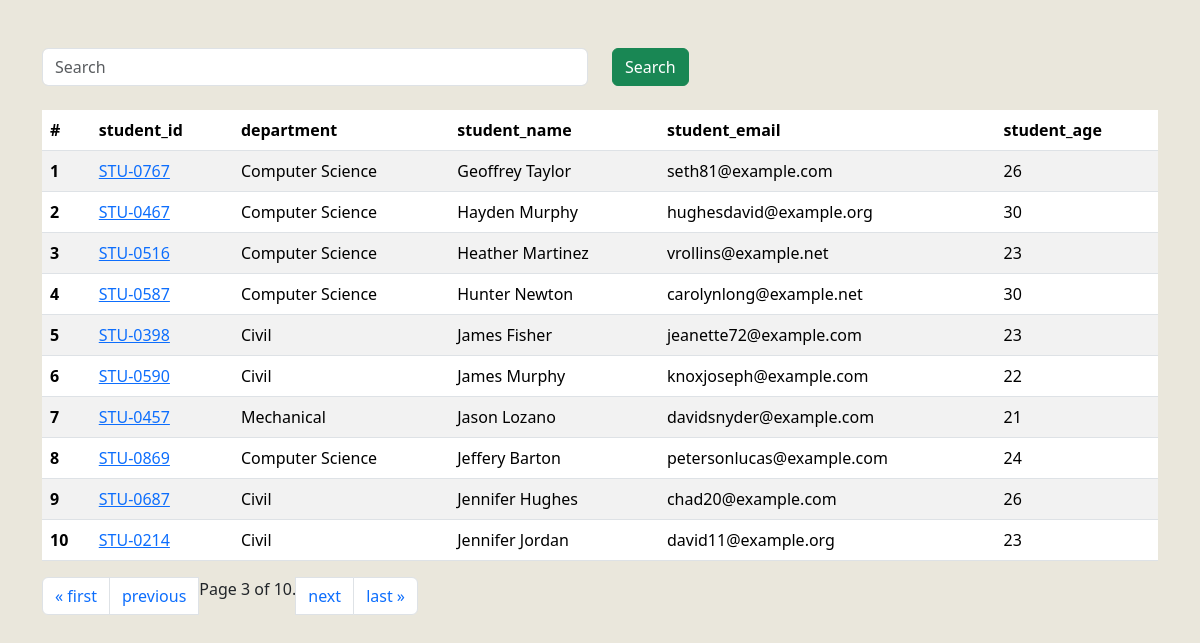
Screenshot of /students/?page=3 with the database file from the repository.
### home/models.py (models this page shows, shortened)
class Student(models.Model):
    department = models.ForeignKey(Department , related_name="depart" ,on_delete = models.CASCADE )
    student_id = models.OneToOneField(StudentID , related_name = "studentid" , on_delete = models.CASCADE)
    student_name = models.CharField(max_length = 100)
    student_email = models.EmailField(unique = True)
    student_age = models.IntegerField(default = 18)
    student_address = models.TextField()
    is_deleted = models.BooleanField(default=False)
    objects = StudentManager()
    admin_objects = models.Manager()
    def __str__(self) -> str:
        return self.student_name
    class Meta:
        ordering = ['student_name']
        verbose_name = "student"

class StudentID(models.Model):
    student_id = models.CharField(max_length=100)
    def __str__(self) -> str:
        return self.student_id

class Department(models.Model):
    department  = models.CharField(max_length=100)
    class Meta:
        ordering = ['department']

### home/views.py (the view, shortened to what this page needs)
# urls.py: path('students/', get_students, name="get_students"),
def get_students(request):
    queryset = Student.objects.all()
    paginator = Paginator(queryset, 10)  # Show 10 contacts per page.
    page_number = request.GET.get("page" , 1)
    page_obj = paginator.get_page(page_number)
    print(page_obj.object_list)
    return render(request, 'report/students.html' , {'queryset' : page_obj} )

### home/models.py (called while the page is built)
    def get_queryset(self):
        return super().get_queryset().filter(is_deleted = False)

### home/templates/report/students.html
{% extends "base.html" %}
{% block start %}
    <div class="container mt-5">
       <form action="" class="mb-4">
            <div class="row">
                <div class="col-md-6">
                    <input class="form-control" name="search" placeholder="Search">
                </div>
                <div class="col-md-6">
                    <button class="btn btn-success">Search</button>
                </div>
            </div>
        </form>
        <table class="table table-striped">
            <thead>
              <tr>
                <th scope="col">#</th>
                <th scope="col">student_id</th>
                <th scope="col">department</th>
                <th scope="col">student_name</th>
                <th scope="col">student_email</th>
                <th scope="col">student_age</th>
              </tr>
            </thead>
            <tbody>
                {% for s in queryset %}
              <tr>
                <th scope="row">{{forloop.counter}}</th>
                <td>
                    <a href="{% url 'see_marks'  s.student_id %}">{{s.student_id}}</a>
                </td>
                <td>{{s.department.department}}</td>
                <td>{{s.student_name}}</td>
                <td>{{s.student_email}}</td>
                <td>{{s.student_age}}</td>
              </tr>
             {% endfor %}
            </tbody>
        </table>
        <nav aria-label="Page navigation example">
            <ul class="pagination">
                    {% if queryset.has_previous %}
                    <li class="page-item"><a class="page-link" href="?page=1">&laquo; first</a> </li>
                    <li class="page-item"><a class="page-link" href="?page={{ queryset.previous_page_number }}">previous</a></li>
                    {% endif %}
                    <span class="current">
                        Page {{ queryset.number }} of {{ queryset.paginator.num_pages }}.
                    </span>
                    {% if queryset.has_next %}
                    <li class="page-item"><a class="page-link" href="?page={{ queryset.next_page_number }}">next</a></li>
                    <li class="page-item"><a class="page-link" href="?page={{ queryset.paginator.num_pages }}">last &raquo;</a></li>
                    {% endif %}
            </ul>
          </nav>
    </div>
{% endblock %}

### home/templates/base.html (style rules this page uses)
body { background: #EAE7DC; }

### rows the page displays
Student: student_id "STU-0767", department.department "Computer Science", student_name "Geoffrey Taylor", student_email "seth81@example.com", student_age "26"
Student: student_id "STU-0467", department.department "Computer Science", student_name "Hayden Murphy", student_email "hughesdavid@example.org", student_age "30"
Student: student_id "STU-0516", department.department "Computer Science", student_name "Heather Martinez", student_email "vrollins@example.net", student_age "23"
Student: student_id "STU-0587", department.department "Computer Science", student_name "Hunter Newton", student_email "carolynlong@example.net", student_age "30"
Student: student_id "STU-0398", department.department "Civil", student_name "James Fisher", student_email "jeanette72@example.com", student_age "23"
Student: student_id "STU-0590", department.department "Civil", student_name "James Murphy", student_email "knoxjoseph@example.com", student_age "22"
Student: student_id "STU-0457", department.department "Mechanical", student_name "Jason Lozano", student_email "davidsnyder@example.com", student_age "21"
Student: student_id "STU-0869", department.department "Computer Science", student_name "Jeffery Barton", student_email "petersonlucas@example.com", student_age "24"
Student: student_id "STU-0687", department.department "Civil", student_name "Jennifer Hughes", student_email "chad20@example.com", student_age "26"
Student: student_id "STU-0214", department.department "Civil", student_name "Jennifer Jordan", student_email "david11@example.org", student_age "23"

### other values shown
{{ queryset.number }} "3"
{{ queryset.paginator.num_pages }} "10"
